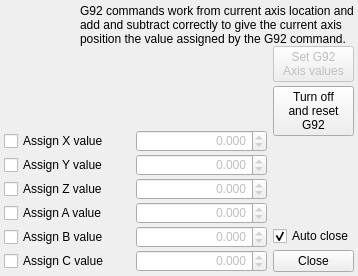
<?xml version="1.0" encoding="UTF-8"?>
<ui version="4.0">
 <comment>

 Copyright 2018-2022 Gauthier Brière (gauthier.briere &quot;at&quot; gmail.com)

 This file is part of cn5X

 cn5X is free software: you can redistribute it and/or modify it
  under the terms of the GNU General Public License as published by
 the Free Software Foundation, either version 3 of the License, or
 (at your option) any later version.

 cn5X is distributed in the hope that it will be useful, but
 WITHOUT ANY WARRANTY; without even the implied warranty of
 MERCHANTABILITY or FITNESS FOR A PARTICULAR PURPOSE.  See the
 GNU General Public License for more details.

 You should have received a copy of the GNU General Public License
 along with this program.  If not, see http://www.gnu.org/licenses/.

 </comment>
 <class>dlgG92</class>
 <widget class="QDialog" name="dlgG92">
  <property name="windowModality">
   <enum>Qt::ApplicationModal</enum>
  </property>
  <property name="geometry">
   <rect>
    <x>0</x>
    <y>0</y>
    <width>358</width>
    <height>276</height>
   </rect>
  </property>
  <property name="sizePolicy">
   <sizepolicy hsizetype="Fixed" vsizetype="Fixed">
    <horstretch>0</horstretch>
    <verstretch>0</verstretch>
   </sizepolicy>
  </property>
  <property name="windowTitle">
   <string>G92 Offset setting</string>
  </property>
  <property name="windowIcon">
   <iconset resource="cn5X.qrc">
    <normaloff>:/cn5X/images/origine.svg</normaloff>:/cn5X/images/origine.svg</iconset>
  </property>
  <property name="modal">
   <bool>true</bool>
  </property>
  <layout class="QGridLayout" name="gridLayout_2">
   <property name="leftMargin">
    <number>4</number>
   </property>
   <property name="topMargin">
    <number>4</number>
   </property>
   <property name="rightMargin">
    <number>4</number>
   </property>
   <property name="bottomMargin">
    <number>4</number>
   </property>
   <property name="horizontalSpacing">
    <number>6</number>
   </property>
   <property name="verticalSpacing">
    <number>0</number>
   </property>
   <item row="0" column="0" colspan="2">
    <widget class="QWidget" name="widget" native="true">
     <layout class="QHBoxLayout" name="horizontalLayout">
      <property name="spacing">
       <number>0</number>
      </property>
      <property name="leftMargin">
       <number>0</number>
      </property>
      <property name="topMargin">
       <number>0</number>
      </property>
      <property name="rightMargin">
       <number>0</number>
      </property>
      <property name="bottomMargin">
       <number>0</number>
      </property>
      <item>
       <widget class="QLabel" name="label_2">
        <property name="text">
         <string/>
        </property>
        <property name="pixmap">
         <pixmap resource="cn5X.qrc">:/cn5X/images/origine.svg</pixmap>
        </property>
        <property name="scaledContents">
         <bool>true</bool>
        </property>
       </widget>
      </item>
      <item>
       <widget class="QLabel" name="label">
        <property name="text">
         <string>G92 commands work from current axis location and add and subtract correctly to give the current axis position the value assigned by the G92 command.</string>
        </property>
        <property name="wordWrap">
         <bool>true</bool>
        </property>
       </widget>
      </item>
     </layout>
    </widget>
   </item>
   <item row="1" column="0">
    <widget class="QWidget" name="widget" native="true">
     <layout class="QVBoxLayout" name="verticalLayout_2">
      <property name="spacing">
       <number>0</number>
      </property>
      <property name="leftMargin">
       <number>0</number>
      </property>
      <property name="topMargin">
       <number>0</number>
      </property>
      <property name="rightMargin">
       <number>0</number>
      </property>
      <property name="bottomMargin">
       <number>0</number>
      </property>
      <item>
       <spacer name="verticalSpacer_2">
        <property name="orientation">
         <enum>Qt::Vertical</enum>
        </property>
        <property name="sizeHint" stdset="0">
         <size>
          <width>20</width>
          <height>22</height>
         </size>
        </property>
       </spacer>
      </item>
      <item>
       <widget class="QWidget" name="widget" native="true">
        <layout class="QGridLayout" name="gridLayout">
         <property name="leftMargin">
          <number>0</number>
         </property>
         <property name="topMargin">
          <number>0</number>
         </property>
         <property name="rightMargin">
          <number>0</number>
         </property>
         <property name="bottomMargin">
          <number>0</number>
         </property>
         <property name="horizontalSpacing">
          <number>0</number>
         </property>
         <property name="verticalSpacing">
          <number>2</number>
         </property>
         <item row="0" column="0">
          <widget class="QCheckBox" name="chkDefineX">
           <property name="text">
            <string>Assign X value</string>
           </property>
          </widget>
         </item>
         <item row="0" column="1">
          <widget class="QDoubleSpinBox" name="dsbG92valeurX">
           <property name="maximumSize">
            <size>
             <width>16777215</width>
             <height>23</height>
            </size>
           </property>
           <property name="styleSheet">
            <string notr="true">color: #bebebe;</string>
           </property>
           <property name="alignment">
            <set>Qt::AlignRight|Qt::AlignTrailing|Qt::AlignVCenter</set>
           </property>
           <property name="decimals">
            <number>3</number>
           </property>
           <property name="minimum">
            <double>-10000.000000000000000</double>
           </property>
           <property name="maximum">
            <double>10000.000000000000000</double>
           </property>
           <property name="singleStep">
            <double>0.100000000000000</double>
           </property>
           <property name="value">
            <double>0.000000000000000</double>
           </property>
          </widget>
         </item>
         <item row="1" column="0">
          <widget class="QCheckBox" name="chkDefineY">
           <property name="text">
            <string>Assign Y value</string>
           </property>
          </widget>
         </item>
         <item row="1" column="1">
          <widget class="QDoubleSpinBox" name="dsbG92valeurY">
           <property name="maximumSize">
            <size>
             <width>16777215</width>
             <height>23</height>
            </size>
           </property>
           <property name="styleSheet">
            <string notr="true">color: #bebebe;</string>
           </property>
           <property name="alignment">
            <set>Qt::AlignRight|Qt::AlignTrailing|Qt::AlignVCenter</set>
           </property>
           <property name="decimals">
            <number>3</number>
           </property>
           <property name="minimum">
            <double>-10000.000000000000000</double>
           </property>
           <property name="maximum">
            <double>10000.000000000000000</double>
           </property>
           <property name="singleStep">
            <double>0.100000000000000</double>
           </property>
           <property name="value">
            <double>0.000000000000000</double>
           </property>
          </widget>
         </item>
         <item row="2" column="0">
          <widget class="QCheckBox" name="chkDefineZ">
           <property name="text">
            <string>Assign Z value</string>
           </property>
          </widget>
         </item>
         <item row="2" column="1">
          <widget class="QDoubleSpinBox" name="dsbG92valeurZ">
           <property name="maximumSize">
            <size>
             <width>16777215</width>
             <height>23</height>
            </size>
           </property>
           <property name="styleSheet">
            <string notr="true">color: #bebebe;</string>
           </property>
           <property name="alignment">
            <set>Qt::AlignRight|Qt::AlignTrailing|Qt::AlignVCenter</set>
           </property>
           <property name="decimals">
            <number>3</number>
           </property>
           <property name="minimum">
            <double>-10000.000000000000000</double>
           </property>
           <property name="maximum">
            <double>10000.000000000000000</double>
           </property>
           <property name="singleStep">
            <double>0.100000000000000</double>
           </property>
           <property name="value">
            <double>0.000000000000000</double>
           </property>
          </widget>
         </item>
         <item row="3" column="0">
          <widget class="QCheckBox" name="chkDefineA">
           <property name="text">
            <string>Assign A value</string>
           </property>
          </widget>
         </item>
         <item row="3" column="1">
          <widget class="QDoubleSpinBox" name="dsbG92valeurA">
           <property name="maximumSize">
            <size>
             <width>16777215</width>
             <height>23</height>
            </size>
           </property>
           <property name="styleSheet">
            <string notr="true">color: #bebebe;</string>
           </property>
           <property name="alignment">
            <set>Qt::AlignRight|Qt::AlignTrailing|Qt::AlignVCenter</set>
           </property>
           <property name="decimals">
            <number>3</number>
           </property>
           <property name="minimum">
            <double>-10000.000000000000000</double>
           </property>
           <property name="maximum">
            <double>10000.000000000000000</double>
           </property>
           <property name="singleStep">
            <double>0.100000000000000</double>
           </property>
           <property name="value">
            <double>0.000000000000000</double>
           </property>
          </widget>
         </item>
         <item row="4" column="0">
          <widget class="QCheckBox" name="chkDefineB">
           <property name="text">
            <string>Assign B value</string>
           </property>
          </widget>
         </item>
         <item row="4" column="1">
          <widget class="QDoubleSpinBox" name="dsbG92valeurB">
           <property name="maximumSize">
            <size>
             <width>16777215</width>
             <height>23</height>
            </size>
           </property>
           <property name="styleSheet">
            <string notr="true">color: #bebebe;</string>
           </property>
           <property name="alignment">
            <set>Qt::AlignRight|Qt::AlignTrailing|Qt::AlignVCenter</set>
           </property>
           <property name="decimals">
            <number>3</number>
           </property>
           <property name="minimum">
            <double>-10000.000000000000000</double>
           </property>
           <property name="maximum">
            <double>10000.000000000000000</double>
           </property>
           <property name="singleStep">
            <double>0.100000000000000</double>
           </property>
           <property name="value">
            <double>0.000000000000000</double>
           </property>
          </widget>
         </item>
         <item row="5" column="0">
          <widget class="QCheckBox" name="chkDefineC">
           <property name="text">
            <string>Assign C value</string>
           </property>
          </widget>
         </item>
         <item row="5" column="1">
          <widget class="QDoubleSpinBox" name="dsbG92valeurC">
           <property name="maximumSize">
            <size>
             <width>16777215</width>
             <height>23</height>
            </size>
           </property>
           <property name="styleSheet">
            <string notr="true">color: #bebebe;</string>
           </property>
           <property name="alignment">
            <set>Qt::AlignRight|Qt::AlignTrailing|Qt::AlignVCenter</set>
           </property>
           <property name="decimals">
            <number>3</number>
           </property>
           <property name="minimum">
            <double>-10000.000000000000000</double>
           </property>
           <property name="maximum">
            <double>10000.000000000000000</double>
           </property>
           <property name="singleStep">
            <double>0.100000000000000</double>
           </property>
           <property name="value">
            <double>0.000000000000000</double>
           </property>
          </widget>
         </item>
        </layout>
       </widget>
      </item>
     </layout>
    </widget>
   </item>
   <item row="1" column="1">
    <widget class="QWidget" name="widget" native="true">
     <property name="sizePolicy">
      <sizepolicy hsizetype="Fixed" vsizetype="Preferred">
       <horstretch>0</horstretch>
       <verstretch>0</verstretch>
      </sizepolicy>
     </property>
     <layout class="QVBoxLayout" name="verticalLayout">
      <property name="spacing">
       <number>4</number>
      </property>
      <property name="leftMargin">
       <number>0</number>
      </property>
      <property name="topMargin">
       <number>0</number>
      </property>
      <property name="rightMargin">
       <number>0</number>
      </property>
      <property name="bottomMargin">
       <number>0</number>
      </property>
      <item>
       <widget class="QPushButton" name="btnSetOriginG92">
        <property name="enabled">
         <bool>false</bool>
        </property>
        <property name="sizePolicy">
         <sizepolicy hsizetype="Preferred" vsizetype="Preferred">
          <horstretch>0</horstretch>
          <verstretch>0</verstretch>
         </sizepolicy>
        </property>
        <property name="cursor">
         <cursorShape>PointingHandCursor</cursorShape>
        </property>
        <property name="text">
         <string>Set G92
Axis values</string>
        </property>
       </widget>
      </item>
      <item>
       <widget class="QPushButton" name="btnSetOriginG92_1">
        <property name="enabled">
         <bool>true</bool>
        </property>
        <property name="sizePolicy">
         <sizepolicy hsizetype="Preferred" vsizetype="Preferred">
          <horstretch>0</horstretch>
          <verstretch>0</verstretch>
         </sizepolicy>
        </property>
        <property name="cursor">
         <cursorShape>PointingHandCursor</cursorShape>
        </property>
        <property name="text">
         <string>Turn off
and reset
G92</string>
        </property>
       </widget>
      </item>
      <item>
       <spacer name="verticalSpacer">
        <property name="orientation">
         <enum>Qt::Vertical</enum>
        </property>
        <property name="sizeHint" stdset="0">
         <size>
          <width>18</width>
          <height>33</height>
         </size>
        </property>
       </spacer>
      </item>
      <item>
       <widget class="QCheckBox" name="chkAutoclose">
        <property name="text">
         <string>Auto close</string>
        </property>
        <property name="checked">
         <bool>true</bool>
        </property>
       </widget>
      </item>
      <item>
       <widget class="QDialogButtonBox" name="buttonBox">
        <property name="sizePolicy">
         <sizepolicy hsizetype="Preferred" vsizetype="Fixed">
          <horstretch>0</horstretch>
          <verstretch>0</verstretch>
         </sizepolicy>
        </property>
        <property name="orientation">
         <enum>Qt::Vertical</enum>
        </property>
        <property name="standardButtons">
         <set>QDialogButtonBox::Close</set>
        </property>
       </widget>
      </item>
     </layout>
    </widget>
   </item>
  </layout>
 </widget>
 <resources>
  <include location="cn5X.qrc"/>
 </resources>
 <connections/>
</ui>
